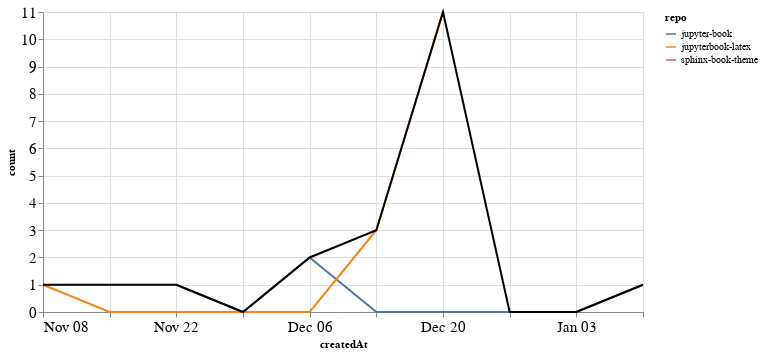

Notebook code for this chart:
### Markdown cell above
### PRs

### Code cell
prs_time = prs.groupby('repo').resample('W', on='createdAt').count()['author'].reset_index()
prs_time = prs_time.rename(columns={'author': 'count'})
prs_time_total = prs_time.groupby('createdAt').agg({"count": "sum"}).reset_index()

ch1 = alt.Chart(prs_time, width=600).mark_line().encode(
    x='createdAt',
    y='count',
    color='repo',
    tooltip="repo"
)

ch2 = alt.Chart(prs_time_total, width=600).mark_line(color="black").encode(
    x='createdAt',
    y='count',
)

ch1 + ch2

### Figure 1 — Vega-Lite specification as saved in the notebook (floating-point values rounded to 4 significant figures)
{"config": {"axisLeft": {"labelFontSize": 15}, "axisBottom": {"labelFontSize": 15}}, "layer": [{"data": {"name": "data-646783a3755302347de289f1bfbe4ff9"}, "mark": "line", "encoding": {"color": {"type": "nominal", "field": "repo"}, "tooltip": {"type": "nominal", "field": "repo"}, "x": {"type": "temporal", "field": "createdAt"}, "y": {"type": "quantitative", "field": "count"}}, "width": 600}, {"data": {"name": "data-366f317fbdd94324ddf4e4918f188cc9"}, "mark": {"type": "line", "color": "black"}, "encoding": {"x": {"type": "temporal", "field": "createdAt"}, "y": {"type": "quantitative", "field": "count"}}, "width": 600}], "$schema": "https://vega.github.io/schema/vega-lite/v4.8.1.json", "datasets": {"data-646783a3755302347de289f1bfbe4ff9": [{"repo": "jupyter-book", "createdAt": "2020-11-22T00:00:00", "count": 1}, {"repo": "jupyter-book", "createdAt": "2020-11-29T00:00:00", "count": 0}, {"repo": "jupyter-book", "createdAt": "2020-12-06T00:00:00", "count": 2}, {"repo": "jupyter-book", "createdAt": "2020-12-13T00:00:00", "count": 0}, {"repo": "jupyter-book", "createdAt": "2020-12-20T00:00:00", "count": 0}, {"repo": "jupyter-book", "createdAt": "2020-12-27T00:00:00", "count": 0}, {"repo": "jupyter-book", "createdAt": "2021-01-03T00:00:00", "count": 0}, {"repo": "jupyter-book", "createdAt": "2021-01-10T00:00:00", "count": 1}, {"repo": "jupyterbook-latex", "createdAt": "2020-11-08T00:00:00", "count": 1}, {"repo": "jupyterbook-latex", "createdAt": "2020-11-15T00:00:00", "count": 0}, {"repo": "jupyterbook-latex", "createdAt": "2020-11-22T00:00:00", "count": 0}, {"repo": "jupyterbook-latex", "createdAt": "2020-11-29T00:00:00", "count": 0}, {"repo": "jupyterbook-latex", "createdAt": "2020-12-06T00:00:00", "count": 0}, {"repo": "jupyterbook-latex", "createdAt": "2020-12-13T00:00:00", "count": 3}, {"repo": "jupyterbook-latex", "createdAt": "2020-12-20T00:00:00", "count": 11}, {"repo": "sphinx-book-theme", "createdAt": "2020-11-15T00:00:00", "count": 1}], "data-366f317fbdd94324ddf4e4918f188cc9": [{"createdAt": "2020-11-08T00:00:00", "count": 1}, {"createdAt": "2020-11-15T00:00:00", "count": 1}, {"createdAt": "2020-11-22T00:00:00", "count": 1}, {"createdAt": "2020-11-29T00:00:00", "count": 0}, {"createdAt": "2020-12-06T00:00:00", "count": 2}, {"createdAt": "2020-12-13T00:00:00", "count": 3}, {"createdAt": "2020-12-20T00:00:00", "count": 11}, {"createdAt": "2020-12-27T00:00:00", "count": 0}, {"createdAt": "2021-01-03T00:00:00", "count": 0}, {"createdAt": "2021-01-10T00:00:00", "count": 1}]}}
